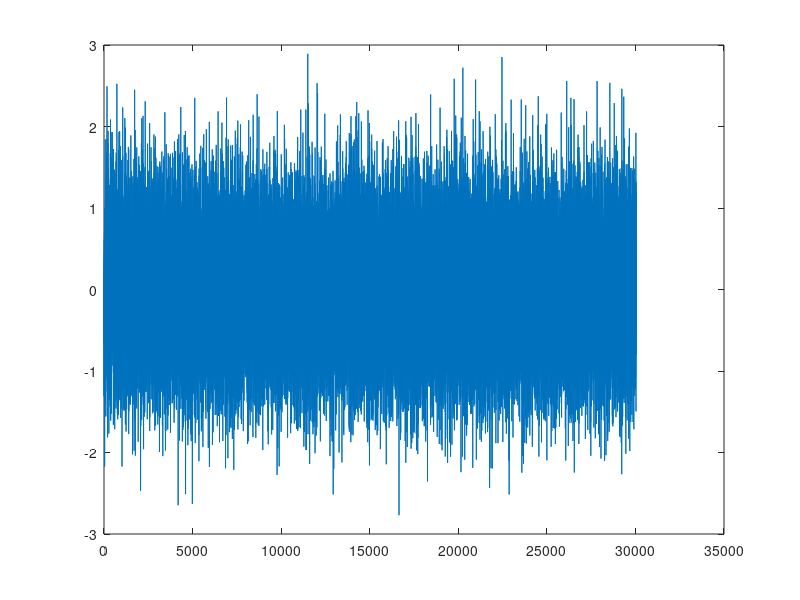
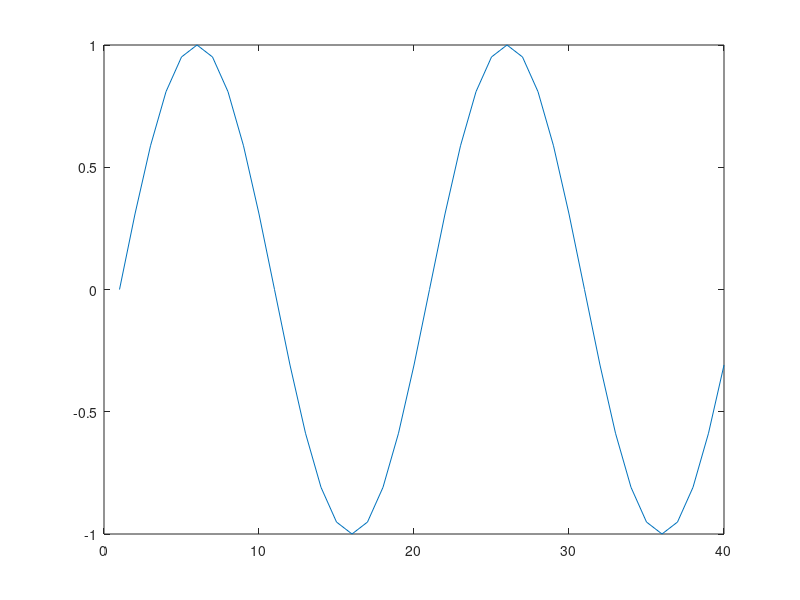
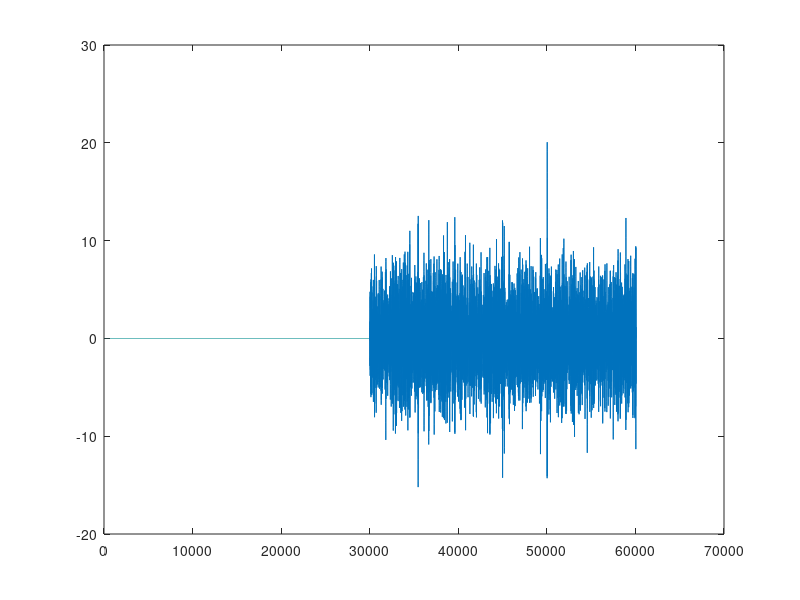

The MATLAB source for these figures, in order:
clear all
close all

load('Pattern1D.mat')
plot(sig)
figure()
plot(patt)

r = xcorr(sig, patt);
figure()
plot(r)

[vmax, pozmax] = max(r);
start = pozmax - length(sig);